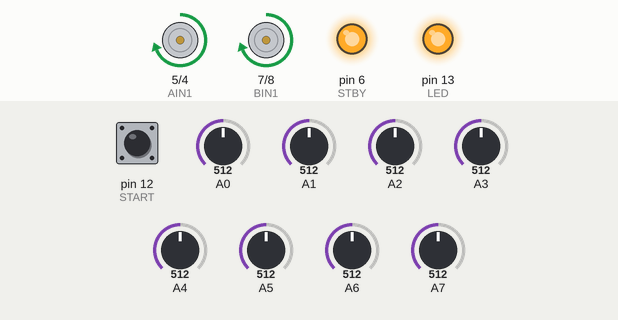
Simulated run of this sketch. Board: Arduino Nano, built with avr-gcc and run on an emulated ATmega328P. Parts: motor-driver pin pairs drawn as motors (green arrow = first pin HIGH = forward, orange = second pin HIGH = backward, longer = more drive, scaled by the enable pin, stopped while the standby pin is LOW), output pins drawn as LEDs (lit = HIGH). The test bench sets the inputs (shaded band); at power-on: A0 = 512, A4 = 512, A5 = 512, A6 = 512, A3 = 512, A2 = 512, pin 12 (START) HIGH, A1 = 512, A7 = 512.

Above: at 8.7 s.
8.8 s: A0 set to 716
At 10.0 s:
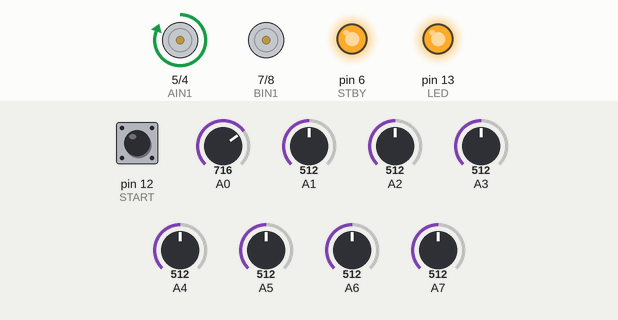
10.3 s: A4 set to 716
At 11.4 s:
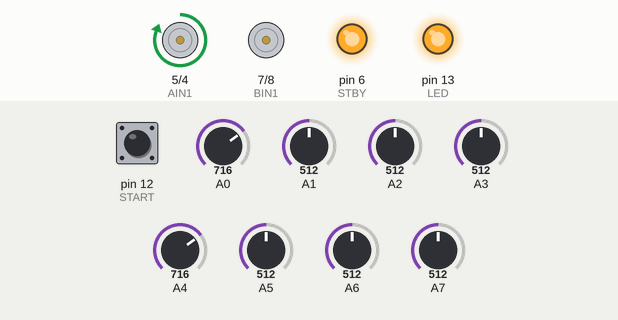
11.8 s: A5 set to 716
At 12.8 s:
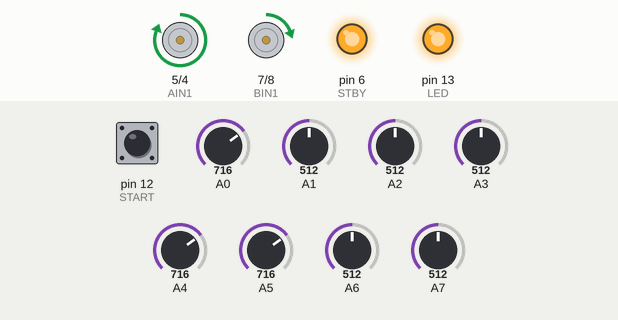
13.3 s: A6 set to 716
At 13.9 s:
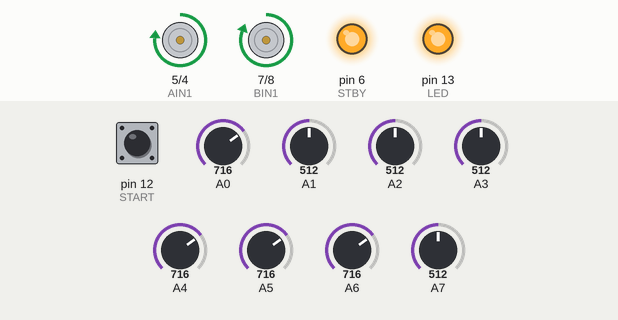
14.8 s: A3 set to 716
At 16.0 s:
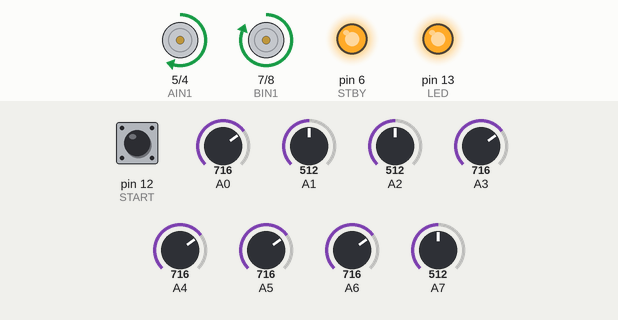
16.3 s: A2 set to 716
At 17.2 s:
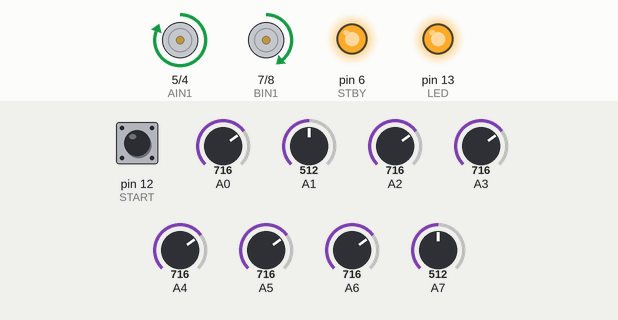
Timing chart, 0 to 18.8 s (numbered marks = the images above; inputs shaded):
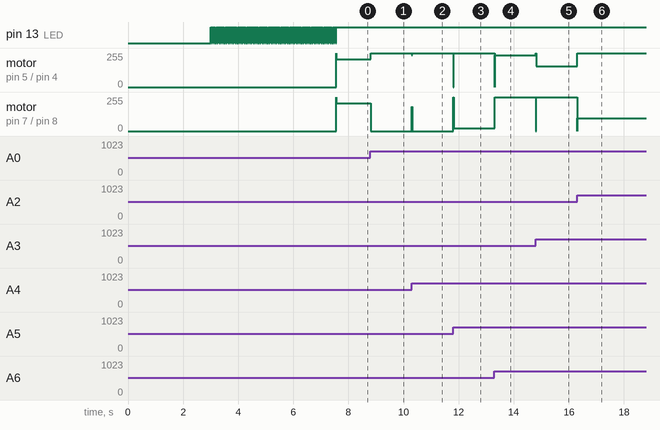

Measured:
- after the input at 8.8 s, motor on pin 5 (AIN1) / pin 4 (AIN2): forward 210/255 → forward 255/255 at once; motor on pin 7 (BIN1) / pin 8 (BIN2): forward 210/255 → stopped at once
- after the input at 10.3 s, motor on pin 5 (AIN1) / pin 4 (AIN2): forward 255/255 → forward 238/255 at once, → forward 255/255 0.01 s later; motor on pin 7 (BIN1) / pin 8 (BIN2): stopped → forward 181/255 at once, → stopped 0.01 s later
- after the input at 11.8 s, motor on pin 5 (AIN1) / pin 4 (AIN2): forward 255/255 → stopped at once, → forward 255/255 0.01 s later; motor on pin 7 (BIN1) / pin 8 (BIN2): stopped → forward 21/255 at once
- after the input at 13.3 s, motor on pin 5 (AIN1) / pin 4 (AIN2): forward 255/255 → forward 238/255 at once; motor on pin 7 (BIN1) / pin 8 (BIN2): forward 21/255 → forward 255/255 at once
- after the input at 14.8 s, motor on pin 5 (AIN1) / pin 4 (AIN2): forward 238/255 → forward 154/255 at once; motor on pin 7 (BIN1) / pin 8 (BIN2): forward 255/255 → stopped at once, → forward 255/255 0.01 s later
- after the input at 16.3 s, motor on pin 5 (AIN1) / pin 4 (AIN2): forward 154/255 → forward 255/255 at once; motor on pin 7 (BIN1) / pin 8 (BIN2): forward 255/255 → forward 96/255 at once

The sketch:

SPEED_PROGRAMA_PID_8-3N.ino
```cpp
#include <QTRSensors.h>
#define PWMA  3
#define AIN2  4
#define AIN1  5
#define STBY  6
#define BIN1  7
#define BIN2  8
#define PWMB  9
#define START  12
// #define BOTON 12
#define LED     13
#define NUM_SENSORS   8

int P = 0;
int I = 0;
int D = 0;
int LAST = 0;
float vel;
float VelDer = 0;
float VelIzq = 0;
//////////////////////////////////////////////////////////////////////////////////////////
//
int Error = 3500;
// Constantes para PID
float Kp = 1.3;//0.02
float Kd = 13;//4.8;//1.71
float Ki = 0.8;// 0.0054
int VelMax = 210;
int frente = 130;
int reversa = 120;
QTRSensorsAnalog qtra((unsigned char[]) {
  A0, A1, A2, A3, A4, A5, A6, A7
},
NUM_SENSORS);
unsigned int sensorValues[NUM_SENSORS];
unsigned int position = 0;

void setup()
{
  //pinMode(BOTON, INPUT_PULLUP);
  pinMode(PWMA, OUTPUT);
  pinMode(AIN1, OUTPUT);
  pinMode(AIN2, OUTPUT);
  pinMode(PWMB, OUTPUT);
  pinMode(BIN1, OUTPUT);
  pinMode(BIN2, OUTPUT);
  pinMode(LED, OUTPUT);
  pinMode(STBY, OUTPUT);
  pinMode(START, INPUT);

  //while (digitalRead(BOTON) == 1)//espera de calibracion
  //{
    //digitalWrite(LED, HIGH);
    //digitalRead(BOTON);
  //}
  delay(3000);

  for (int j = 0; j < 70; j++)
  {
    digitalWrite(LED, HIGH);
    delay(20);
    qtra.calibrate();
    digitalWrite(LED, LOW);
    delay(20);
  }

  while (digitalRead(START) == 0 )//arranque
  {
    digitalWrite(LED, LOW);
    digitalRead(START);
  }

  digitalWrite(LED, HIGH);
  //delay(200);
  digitalWrite(AIN1, HIGH);
  digitalWrite(AIN2, LOW);
  digitalWrite(BIN1, HIGH);
  digitalWrite(BIN2, LOW);
  analogWrite(PWMA, 255);
  analogWrite(PWMB, 255);
  digitalWrite(STBY, HIGH);
}
void loop()
{
  if (digitalRead(START) == 0)
  {
    digitalWrite(AIN1, 1);
    digitalWrite(AIN2, 1);
    digitalWrite(BIN1, 1);
    digitalWrite(BIN2, 1);
    analogWrite(PWMA, 0);
    analogWrite(PWMB, 0);
  }
  else {
    //LEEMOS LA SEÑAL DE LOS SENSORES
    qtra.read(sensorValues);
    position = qtra.readLine(sensorValues, QTR_EMITTERS_ON, 0);//cambiar 1 por 0 dependiendo la pista, hacer pruebas

    P = ((position) - (Error)); /// ERROR
    /////FRENOS////
    if (P < (-Error + 0.001)) {
      analogWrite(PWMA, frente); // VELOCIDAD PARA EL MOTOR DERECHO
      analogWrite(PWMB, reversa); //  VELOCIDAD PARA EL MOTOR IZQUIERDO
      digitalWrite(AIN1, 1);  ///FRENTE
      digitalWrite(AIN2, 0);
      digitalWrite(BIN1, 0); ///RETROCEDE
      digitalWrite(BIN2, 1);

    } else if (P > (Error - 0.001)) {
      analogWrite(PWMA, reversa); // VELOCIDAD PARA EL MOTOR DERECHO
      analogWrite(PWMB, frente); //  VELOCIDAD PARA EL MOTOR IZQUIERDO
      digitalWrite(AIN1, 0);  ///RETROCEDE
      digitalWrite(AIN2, 1);
      digitalWrite(BIN1, 1); ///FRENTE
      digitalWrite(BIN2, 0);
    }
    /////////////////////////
    else {
      D = (P - LAST); /// ERROR MENOS EL ERROR ANTERIOR , DERIVATIVO
      I = (P + LAST); //INTEGRAL

      vel = (P * Kp) + (D * Kd) + (I * Ki);

      ///VELOCIDAMAX =VELOCIDAD PUNTA , V

      if (vel > VelMax)
      {
        vel = VelMax;
      }
      if (vel < -VelMax)
      {
        vel = -VelMax;
      }

      VelIzq = (VelMax + vel);
      VelDer = (VelMax - vel);

      if (VelIzq > 255)
      {
        VelIzq = 255;
      }
      else if (VelDer > 255)
      {
        VelDer = 255;
      }

      analogWrite(PWMA, VelDer); // VELOCIDAD PARA EL MOTOR DERECHO
      analogWrite(PWMB, VelIzq); //  VELOCIDAD PARA EL MOTOR IZQUIERDO

      digitalWrite(AIN1, HIGH);  ///FRENTE
      digitalWrite(AIN2, LOW);
      digitalWrite(BIN1, HIGH); ///FRENTE
      digitalWrite(BIN2, LOW);

      LAST = P;
    }
  }
}
```
